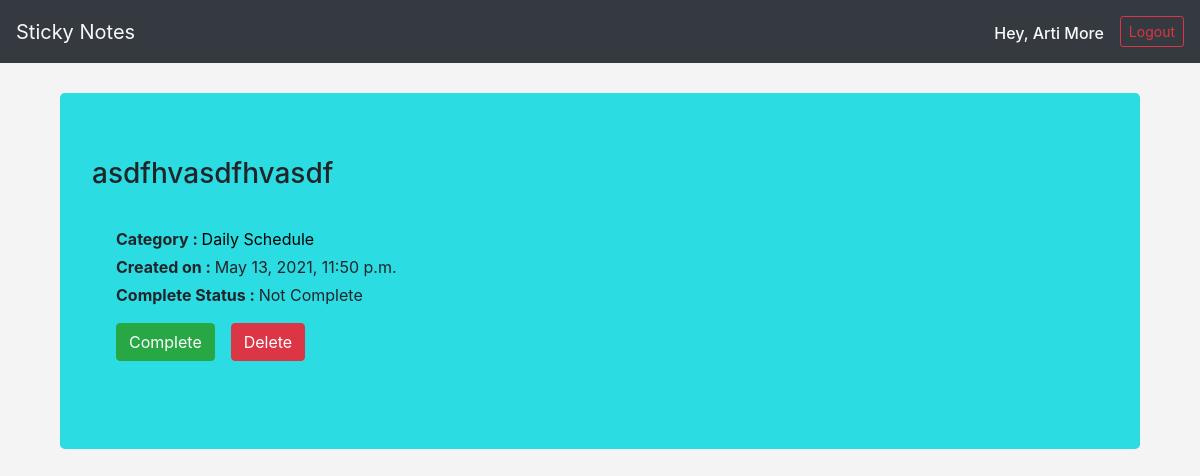
The page /24/254 (signed in) on the database its author committed.
### tasks/models.py (models this page shows, shortened)
class Task(models.Model):
    category=models.ForeignKey(to=TaskCategory,on_delete=models.CASCADE)
    task_name=models.CharField(max_length=200)
    created_on=models.DateTimeField(auto_now_add=True)
    is_completed=models.BooleanField(default=False)

class TaskCategory(models.Model):
    category_name = models.CharField(max_length=50)
    created_by = models.ForeignKey(User,on_delete=models.CASCADE,default=None)
    def __str__(self):
        return self.category_name

### tasks/views.py (the view)
# urls.py: path('<int:category_id>/<int:task_id>',views.task,name="task"),
@login_required
def task(request,category_id,task_id):
    try:
        task=Task.objects.get(id=task_id)
    except Exception:
        return redirect('/'+str(category_id))
    task_form=TaskForm(instance=task)
    if request.method=='POST':
        task_form=TaskForm(request.POST,instance=task)
        print(task_form)
        if task_form.is_valid():
            task_form.save()
        redirect('/'+str(category_id)+'/'+str(task_id))
    content = {
        'title' : task.task_name,
        'task' : task,
        'category_id' : category_id,
        'task_form' : task_form,
    }
    return render(request,'tasks/task.html',content)

### tasks/templates/tasks/task.html
{% extends './base.html' %}
{% block content %}
    <div class="container" style="padding: 30px;">
        <div class="jumbotron" style="background-color: rgb(43, 220, 226);">
            <p class="h3">{{title}}</p>
            <div class="container p-4">
                <div class="mt-1">
                    <strong>Category : </strong>
                    <a href="{% url 'categorical_list' category_id %}" style=" color:black">{{task.category}}</a>
                </div>
                <div class="mt-1">
                    <strong>Created on : </strong> {{task.created_on}}
                </div>
                <div class="mt-1">
                    <strong>Complete Status : </strong>
                    {% if task.is_completed %}
                        Complete
                    {% else %}
                        Not Complete
                    {% endif %}
                </div>
                <div class="d-flex">
                    <a href="{% url 'mark_task_as_complete' category_id task.id %}" class="btn btn-success mt-3" >{% if task.is_completed %}Not Complete{% else %}Complete{% endif %}</a>
                    <a href="{% url 'delete_task' category_id task.id %}" class=" btn btn-danger mt-3 mx-3">Delete</a>
                </div>
            </div>
        </div>
    </div>
{% endblock %}

### tasks/templates/tasks/base.html (shortened to what this page needs)
<!DOCTYPE html>
<html lang="en">
<head>
    <link rel="stylesheet" href="https://cdnjs.cloudflare.com/ajax/libs/twitter-bootstrap/4.6.0/css/bootstrap.min.css" />
</head>
<body style="background-color: #f4f4f4;">
    <nav class="navbar bg-dark justify-content-between align-items-center pl-3  navbar-expand-lg">
        <a href="{% url 'index'%}" class="navbar-brand text-light " >Sticky Notes</a>
        <div class=" d-flex align-items-center ">
            <p class="text-light mr-3 mt-3 pb-1 h6" style="text-decoration: none;">Hey, {{user.first_name}} {{user.last_name}}</p>
            <a href="/user/logout" class="btn btn-md btn-sm btn-outline-danger ">Logout</a>
       </div>
    </nav>
    <div>
        {% block content %}
        {% endblock %}
    </div>
</body>
</html>

### rows shown on the page
Task: task_name "asdfhvasdfhvasdf", category "Daily Schedule", created_on "May 13, 2021, 11:50 p.m."

### other values the page prints
{{ user.first_name }} "Arti"
{{ user.last_name }} "More"
